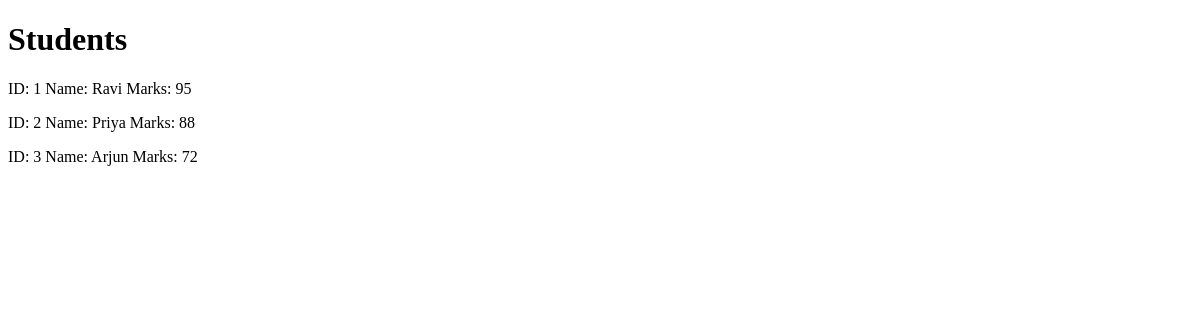
Before: /students with the older database file.
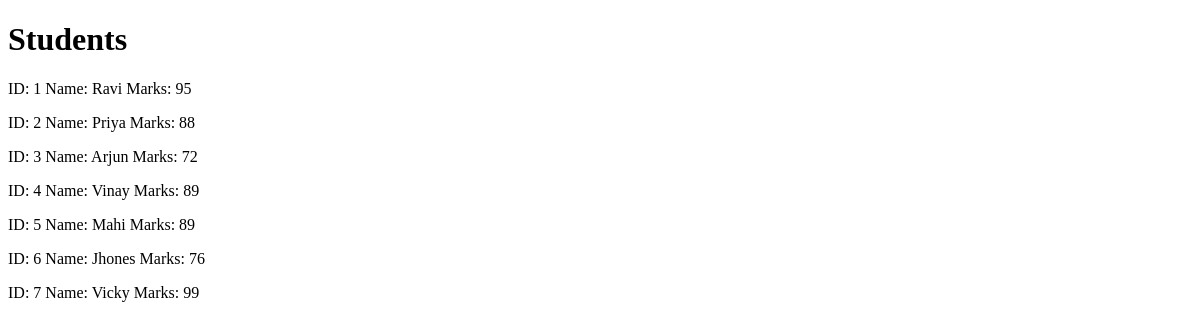
After: the same page with the newer database file.
### tables this page shows
CREATE TABLE students(
id INTEGER PRIMARY KEY AUTOINCREMENT,
name TEXT,
marks INTEGER
);

### app.py (the view)
@app.route("/students")
def students():
    data = view_students_db()
    return render_template(
        "students.html",
        students=data
    )

### database_v2.py (called while the page is built)
def view_students_db():
    conn = sqlite3.connect(
        "school.db"
    )
    cursor = conn.cursor()
    cursor.execute(
        "SELECT * FROM students"
    )
    data = cursor.fetchall()
    conn.close()
    return data

### templates/students.html (shortened to what this page needs)
<!DOCTYPE html>
<html>
<head>
</head>
<body>
<h1>Students</h1>
{% for student in students %}
<p>
ID: {{ student[0] }}
Name: {{ student[1] }}
Marks: {{ student[2] }}
</p>
{% endfor %}
</body>
</html>

Changed rows visible on the page:
added students: id "4", name "Vinay", marks "89"
added students: id "5", name "Mahi", marks "89"
added students: id "6", name "Jhones", marks "76"
added students: id "7", name "Vicky", marks "99"
